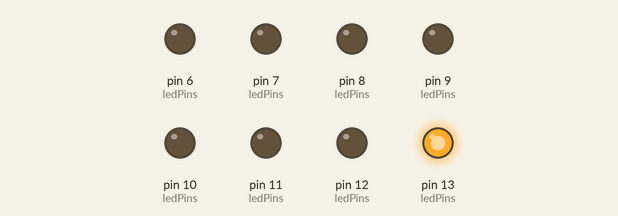
Recording of a sketch running on a simulated Arduino Uno, built with avr-gcc and run on an emulated ATmega328P. On the bench: output pins drawn as LEDs (lit = HIGH).

Above: at 0.05 s.
At 0.45 s:
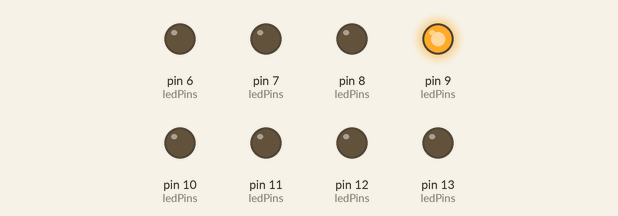
At 0.75 s:
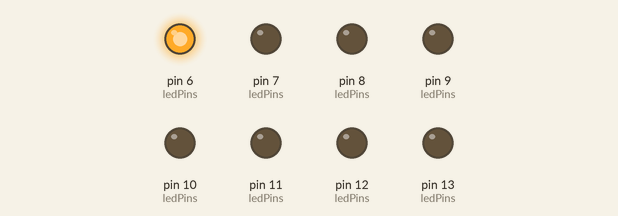
At 1.55 s:
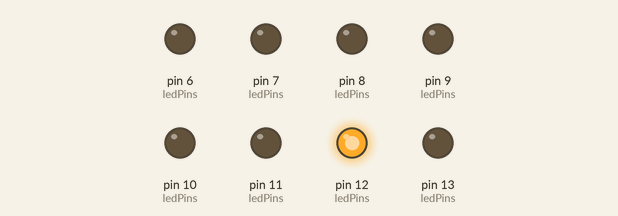
At 2.35 s:
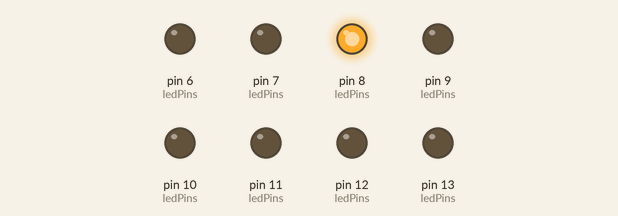
At 3.15 s:
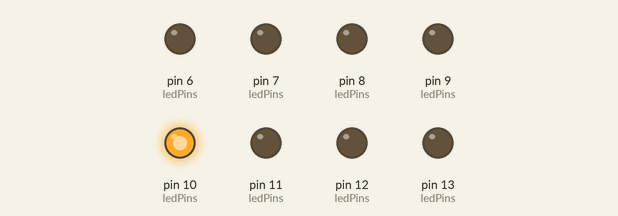
Timing chart, 0 to 3.5 s (numbered marks = the images above):
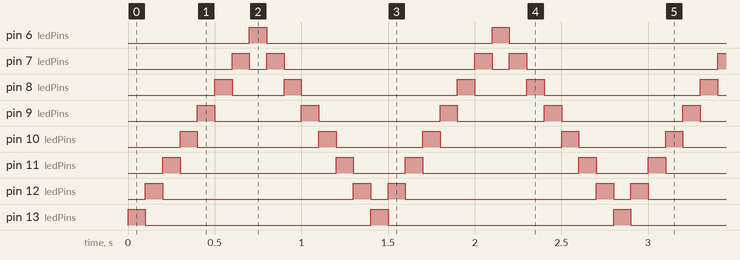

Measured:
- by itself, pin 6 (ledPins), pin 13 (ledPins): alternates HIGH for 0.10 s and LOW for 1.3 s
- by itself, pin 7 (ledPins): repeats every 1.4 s: LOW 0.10 s, HIGH 0.10 s, LOW 1.1 s, HIGH 0.10 s
- by itself, pin 8 (ledPins): repeats every 1.4 s: LOW 0.30 s, HIGH 0.10 s, LOW 0.90 s, HIGH 0.10 s
- by itself, pin 9 (ledPins): repeats every 1.4 s: LOW 0.50 s, HIGH 0.10 s, LOW 0.70 s, HIGH 0.10 s
- by itself, pin 10 (ledPins): repeats every 1.4 s: LOW 0.70 s, HIGH 0.10 s, LOW 0.50 s, HIGH 0.10 s
- by itself, pin 11 (ledPins): repeats every 1.4 s: LOW 0.90 s, HIGH 0.10 s, LOW 0.30 s, HIGH 0.10 s
- by itself, pin 12 (ledPins): repeats every 1.4 s: LOW 1.1 s, HIGH 0.10 s, LOW 0.10 s, HIGH 0.10 s

The sketch:

01.03-running-light.ino
```cpp
/*
 * Running LED / Looplicht
 * 8 LED's aangesloten op 13 t.e.m. 6
 * door: vdbe
 */
#define LED0 6
#define LED1 7
#define LED2 8
#define LED3 9
#define LED4 10
#define LED5 11
#define LED6 12
#define LED7 13

#define DELAY 100

void setup(void);
void loop(void);
void zetOpLeds(unsigned char);

const unsigned char ledPins[] = { LED0, LED1, LED2, LED3, LED4, LED5, LED6, LED7 };
const unsigned char sequence[] = { 0b10000000, 0b01000000, 0b00100000, 0b00010000, 0b00001000, 0b00000100, 0b00000010, 0b00000001, 0b00000010, 0b00000100, 0b00001000, 0b00010000, 0b00100000, 0b01000000 };

unsigned char currentState;

void setup()
{
	#ifdef DEBUG
	// Setup Serial
	Serial.begin(9600);
	while (!Serial);
	Serial.println("01.03-running-light");
	#endif

	for(unsigned char i = 0; i < 8; ++i)
		pinMode(ledPins[i], OUTPUT);

	currentState = 0b00000000;

	#ifdef DEBUG
	Serial.println("Setup complete");
	#endif
}

void zetOpLeds(unsigned char waarde)
{
	#ifdef DEBUG
	Serial.print("\t-> Toggle: ");
	#endif
	for (unsigned char i = 0; i < 8; ++i)
	{
		if((currentState ^ waarde) >> i & 0x1)
		{
			#ifdef DEBUG
			Serial.print(ledPins[i]);
			Serial.print("(");
			Serial.print(!(currentState >> i & 0x1));
			Serial.print("), ");
			#endif
			digitalWrite(ledPins[i], !(currentState >> i & 0x1));
		}
	}
	#ifdef DEBUG
	Serial.println("");
	#endif

	currentState = waarde;
}

void loop()
{
	#ifdef DEBUG
	Serial.println("Start loop");
	#endif
	for (int i = 0; i < 14; ++i)
	{
		#ifdef DEBUG
		Serial.print("Frame: ");
		Serial.print(i);
		#endif
		zetOpLeds(sequence[i]);
		delay(DELAY);
	}
}
```
